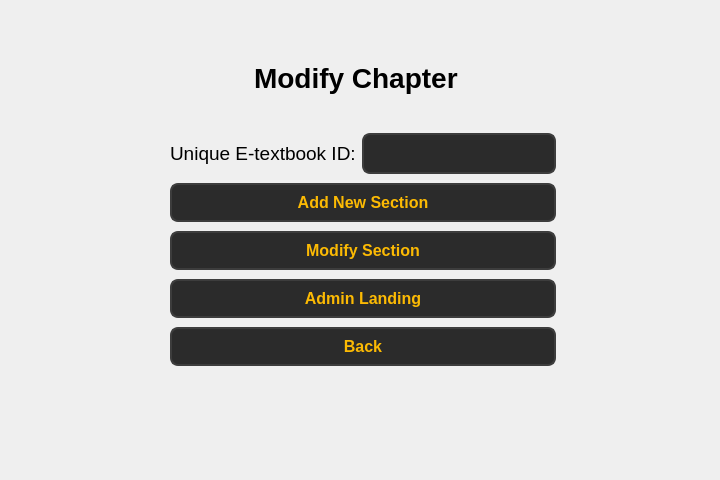
<?xml version="1.0" encoding="UTF-8"?>
<ui version="4.0">
 <class>Form</class>
 <widget class="QWidget" name="Form">
  <property name="geometry">
   <rect>
    <x>0</x>
    <y>0</y>
    <width>720</width>
    <height>480</height>
   </rect>
  </property>
  <property name="windowTitle">
   <string>Form</string>
  </property>
  <widget class="QWidget" name="layoutWidget">
   <property name="geometry">
    <rect>
     <x>170</x>
     <y>130</y>
     <width>386</width>
     <height>241</height>
    </rect>
   </property>
   <layout class="QVBoxLayout" name="verticalLayout">
    <item>
     <layout class="QHBoxLayout" name="horizontalLayout">
      <item>
       <widget class="QLabel" name="label_4">
        <property name="font">
         <font>
          <pointsize>14</pointsize>
         </font>
        </property>
        <property name="text">
         <string>Unique E-textbook ID:</string>
        </property>
       </widget>
      </item>
      <item>
       <widget class="QLineEdit" name="lineEdit_3">
        <property name="styleSheet">
         <string notr="true">QLineEdit {
        background-color: #2b2b2b;  /* Dark background */
        color: #fcba03;  /* Text color */
        border: 2px solid #3d3d3d;  /* Border color */
        border-radius: 8px;  /* Rounded corners */
        padding: 8px;  /* Padding inside the input field */
        font-size: 16px;  /* Font size */
        font-weight: bold;  /* Bold font */
    }

    QLineEdit:hover {
        background-color: #3d3d3d;  /* Background when hovered */
        border: 2px solid #fcba03;  /* Border color when hovered */
    }

    QLineEdit:focus {
        background-color: #1a1a1a;  /* Background when focused */
        border: 2px solid #fcba03;  /* Border color when focused */
        color: #ffffff;  /* Text color when focused */
    }</string>
        </property>
       </widget>
      </item>
     </layout>
    </item>
    <item>
     <layout class="QHBoxLayout" name="horizontalLayout_3">
      <item>
       <widget class="QPushButton" name="pushButton">
        <property name="styleSheet">
         <string notr="true">QPushButton {
        background-color: #2b2b2b;  
        color: #fcba03;              
        border: 2px solid #3d3d3d;      
        border-radius: 8px;          
        padding: 8px 16px;            
        font-size: 16px;            
        font-weight: bold;
    
    }

    QPushButton:hover {
        background-color: #fcba03;
		 color: #000000;
        border: 2px solid #5a5a5a;    
    }

    QPushButton:pressed {
        background-color: #1a1a1a;      
        border: 2px solid #2b2b2b;      
    }</string>
        </property>
        <property name="text">
         <string>Add New Section</string>
        </property>
       </widget>
      </item>
     </layout>
    </item>
    <item>
     <widget class="QPushButton" name="pushButton_2">
      <property name="styleSheet">
       <string notr="true">QPushButton {
        background-color: #2b2b2b;  
        color: #fcba03;              
        border: 2px solid #3d3d3d;      
        border-radius: 8px;          
        padding: 8px 16px;            
        font-size: 16px;            
        font-weight: bold;
    
    }

    QPushButton:hover {
        background-color: #fcba03;
		 color: #000000;
        border: 2px solid #5a5a5a;    
    }

    QPushButton:pressed {
        background-color: #1a1a1a;      
        border: 2px solid #2b2b2b;      
    }</string>
      </property>
      <property name="text">
       <string>Modify Section</string>
      </property>
     </widget>
    </item>
    <item>
     <widget class="QPushButton" name="pushButton_3">
      <property name="styleSheet">
       <string notr="true">QPushButton {
        background-color: #2b2b2b;  
        color: #fcba03;              
        border: 2px solid #3d3d3d;      
        border-radius: 8px;          
        padding: 8px 16px;            
        font-size: 16px;            
        font-weight: bold;
    
    }

    QPushButton:hover {
        background-color: #fcba03;
		 color: #000000;
        border: 2px solid #5a5a5a;    
    }

    QPushButton:pressed {
        background-color: #1a1a1a;      
        border: 2px solid #2b2b2b;      
    }</string>
      </property>
      <property name="text">
       <string>Admin Landing</string>
      </property>
     </widget>
    </item>
    <item>
     <widget class="QPushButton" name="pushButton_back">
      <property name="styleSheet">
       <string notr="true">QPushButton {
        background-color: #2b2b2b;  
        color: #fcba03;              
        border: 2px solid #3d3d3d;      
        border-radius: 8px;          
        padding: 8px 16px;            
        font-size: 16px;            
        font-weight: bold;
    
    }

    QPushButton:hover {
        background-color: #fcba03;
		 color: #000000;
        border: 2px solid #5a5a5a;    
    }

    QPushButton:pressed {
        background-color: #1a1a1a;      
        border: 2px solid #2b2b2b;      
    }</string>
      </property>
      <property name="text">
       <string>Back</string>
      </property>
     </widget>
    </item>
   </layout>
  </widget>
  <widget class="QLabel" name="label">
   <property name="geometry">
    <rect>
     <x>254</x>
     <y>57</y>
     <width>211</width>
     <height>41</height>
    </rect>
   </property>
   <property name="font">
    <font>
     <pointsize>21</pointsize>
     <bold>true</bold>
    </font>
   </property>
   <property name="text">
    <string>Modify Chapter</string>
   </property>
  </widget>
 </widget>
 <resources/>
 <connections/>
</ui>
